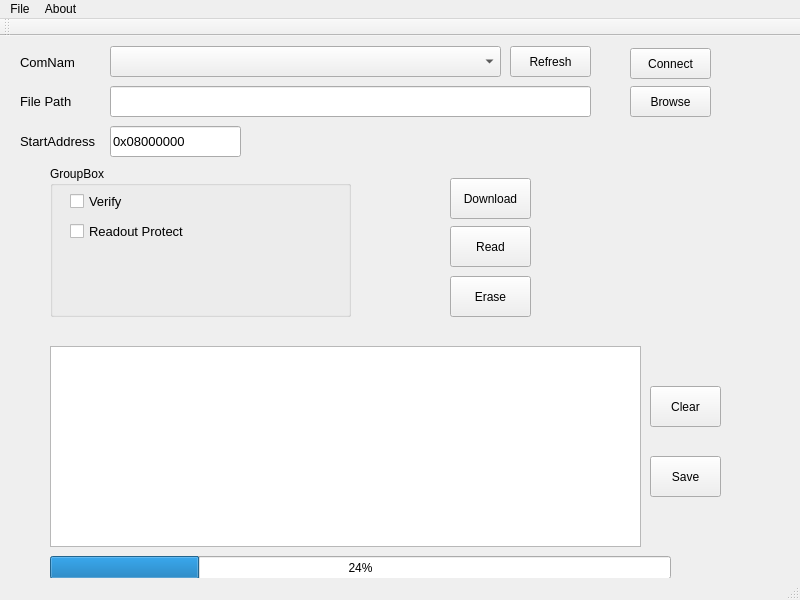
<?xml version="1.0" encoding="UTF-8"?>
<ui version="4.0">
 <class>MainWindow</class>
 <widget class="QMainWindow" name="MainWindow">
  <property name="geometry">
   <rect>
    <x>0</x>
    <y>0</y>
    <width>800</width>
    <height>600</height>
   </rect>
  </property>
  <property name="windowTitle">
   <string>MainWindow</string>
  </property>
  <widget class="QWidget" name="centralwidget">
   <widget class="QPushButton" name="downloadBtn">
    <property name="geometry">
     <rect>
      <x>450</x>
      <y>142</y>
      <width>81</width>
      <height>41</height>
     </rect>
    </property>
    <property name="text">
     <string>Download</string>
    </property>
   </widget>
   <widget class="QPushButton" name="readBtn">
    <property name="geometry">
     <rect>
      <x>450</x>
      <y>190</y>
      <width>81</width>
      <height>41</height>
     </rect>
    </property>
    <property name="text">
     <string>Read</string>
    </property>
   </widget>
   <widget class="QPushButton" name="eraseBtn">
    <property name="geometry">
     <rect>
      <x>450</x>
      <y>240</y>
      <width>81</width>
      <height>41</height>
     </rect>
    </property>
    <property name="text">
     <string>Erase</string>
    </property>
   </widget>
   <widget class="QGroupBox" name="groupBox">
    <property name="geometry">
     <rect>
      <x>50</x>
      <y>130</y>
      <width>301</width>
      <height>151</height>
     </rect>
    </property>
    <property name="title">
     <string>GroupBox</string>
    </property>
    <widget class="QCheckBox" name="checkBox">
     <property name="geometry">
      <rect>
       <x>20</x>
       <y>20</y>
       <width>101</width>
       <height>31</height>
      </rect>
     </property>
     <property name="font">
      <font>
       <pointsize>10</pointsize>
      </font>
     </property>
     <property name="text">
      <string>Verify</string>
     </property>
    </widget>
    <widget class="QCheckBox" name="checkBox_2">
     <property name="geometry">
      <rect>
       <x>20</x>
       <y>50</y>
       <width>131</width>
       <height>31</height>
      </rect>
     </property>
     <property name="font">
      <font>
       <pointsize>10</pointsize>
      </font>
     </property>
     <property name="text">
      <string>Readout Protect</string>
     </property>
    </widget>
   </widget>
   <widget class="QLabel" name="label">
    <property name="geometry">
     <rect>
      <x>20</x>
      <y>50</y>
      <width>81</width>
      <height>31</height>
     </rect>
    </property>
    <property name="font">
     <font>
      <pointsize>10</pointsize>
     </font>
    </property>
    <property name="text">
     <string>File Path</string>
    </property>
   </widget>
   <widget class="QLineEdit" name="pathEdit">
    <property name="geometry">
     <rect>
      <x>110</x>
      <y>50</y>
      <width>481</width>
      <height>31</height>
     </rect>
    </property>
    <property name="font">
     <font>
      <pointsize>10</pointsize>
     </font>
    </property>
   </widget>
   <widget class="QPushButton" name="browseBtn">
    <property name="geometry">
     <rect>
      <x>630</x>
      <y>50</y>
      <width>81</width>
      <height>31</height>
     </rect>
    </property>
    <property name="text">
     <string>Browse</string>
    </property>
   </widget>
   <widget class="QLabel" name="label_2">
    <property name="geometry">
     <rect>
      <x>20</x>
      <y>90</y>
      <width>91</width>
      <height>31</height>
     </rect>
    </property>
    <property name="font">
     <font>
      <pointsize>10</pointsize>
     </font>
    </property>
    <property name="text">
     <string>StartAddress</string>
    </property>
   </widget>
   <widget class="QLineEdit" name="addrEdit">
    <property name="geometry">
     <rect>
      <x>110</x>
      <y>90</y>
      <width>131</width>
      <height>31</height>
     </rect>
    </property>
    <property name="font">
     <font>
      <pointsize>10</pointsize>
     </font>
    </property>
    <property name="text">
     <string>0x08000000</string>
    </property>
   </widget>
   <widget class="QProgressBar" name="progressBar">
    <property name="geometry">
     <rect>
      <x>50</x>
      <y>520</y>
      <width>621</width>
      <height>23</height>
     </rect>
    </property>
    <property name="value">
     <number>24</number>
    </property>
   </widget>
   <widget class="QTextBrowser" name="textBrowser">
    <property name="geometry">
     <rect>
      <x>50</x>
      <y>310</y>
      <width>591</width>
      <height>201</height>
     </rect>
    </property>
   </widget>
   <widget class="QPushButton" name="clearBtn">
    <property name="geometry">
     <rect>
      <x>650</x>
      <y>350</y>
      <width>71</width>
      <height>41</height>
     </rect>
    </property>
    <property name="text">
     <string>Clear</string>
    </property>
   </widget>
   <widget class="QPushButton" name="saveBtn">
    <property name="geometry">
     <rect>
      <x>650</x>
      <y>420</y>
      <width>71</width>
      <height>41</height>
     </rect>
    </property>
    <property name="text">
     <string>Save</string>
    </property>
   </widget>
   <widget class="QLabel" name="label_3">
    <property name="geometry">
     <rect>
      <x>20</x>
      <y>20</y>
      <width>54</width>
      <height>12</height>
     </rect>
    </property>
    <property name="font">
     <font>
      <pointsize>10</pointsize>
     </font>
    </property>
    <property name="text">
     <string>ComName</string>
    </property>
   </widget>
   <widget class="QComboBox" name="comNameComboBox">
    <property name="geometry">
     <rect>
      <x>110</x>
      <y>10</y>
      <width>391</width>
      <height>31</height>
     </rect>
    </property>
    <property name="font">
     <font>
      <pointsize>10</pointsize>
     </font>
    </property>
   </widget>
   <widget class="QPushButton" name="refreshBtn">
    <property name="geometry">
     <rect>
      <x>510</x>
      <y>10</y>
      <width>81</width>
      <height>31</height>
     </rect>
    </property>
    <property name="text">
     <string>Refresh</string>
    </property>
   </widget>
   <widget class="QPushButton" name="connectBtn">
    <property name="geometry">
     <rect>
      <x>630</x>
      <y>12</y>
      <width>81</width>
      <height>31</height>
     </rect>
    </property>
    <property name="text">
     <string>Connect</string>
    </property>
   </widget>
  </widget>
  <widget class="QMenuBar" name="menubar">
   <property name="geometry">
    <rect>
     <x>0</x>
     <y>0</y>
     <width>800</width>
     <height>23</height>
    </rect>
   </property>
   <widget class="QMenu" name="menuFile">
    <property name="title">
     <string>File</string>
    </property>
   </widget>
   <widget class="QMenu" name="menuAbout">
    <property name="title">
     <string>About</string>
    </property>
   </widget>
   <addaction name="menuFile"/>
   <addaction name="menuAbout"/>
  </widget>
  <widget class="QStatusBar" name="statusbar"/>
  <widget class="QToolBar" name="toolBar">
   <property name="windowTitle">
    <string>toolBar</string>
   </property>
   <attribute name="toolBarArea">
    <enum>TopToolBarArea</enum>
   </attribute>
   <attribute name="toolBarBreak">
    <bool>false</bool>
   </attribute>
  </widget>
 </widget>
 <resources/>
 <connections/>
</ui>
